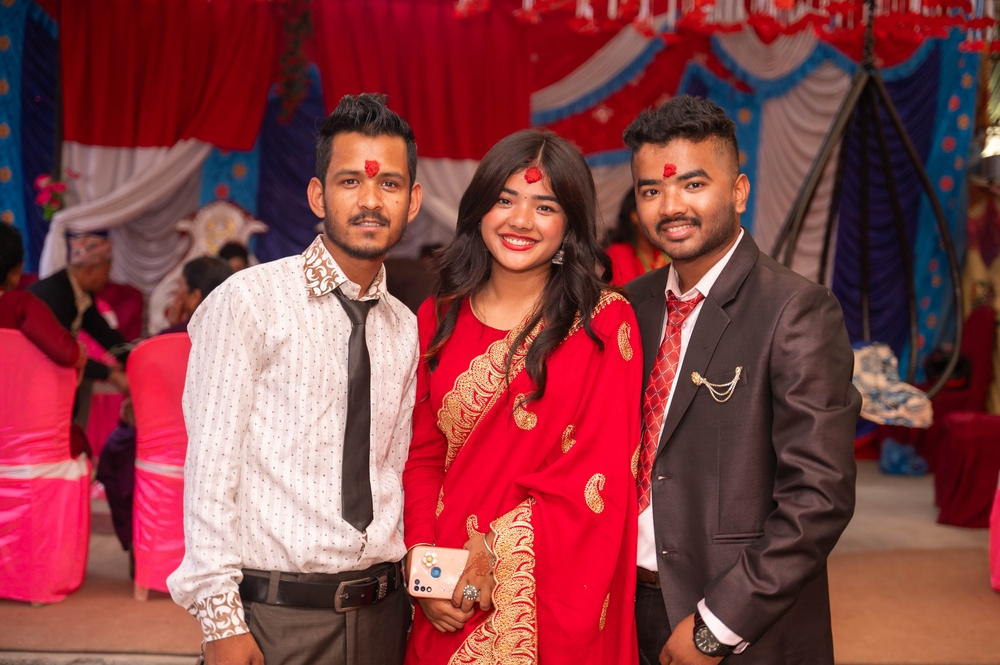
#> input picture OpenCV/training_images/Aakriti/DSC_2790.jpg, 1000 x 665 px, shrunk from 6048 x 4024 before the run, found by its file name
$ python project.py
#> lines starting #> are read from the running program, lines starting #| are printed output that depends on the picture; after the words box and inside, x2 and y2 are one past the last pixel; in counts of white or black regions, pixels touching at a corner belong together
import cv2
import numpy as np
import os

# Load Haar Cascade face detector
face_cascade = cv2.CascadeClassifier(cv2.data.haarcascades + "haarcascade_frontalface_default.xml")

# Initialize the recognizer
recognizer = cv2.face.LBPHFaceRecognizer_create()

# Path to training data folder
dataset_path = r"OpenCV\training_images"

# Empty lists to store faces and their corresponding labels
faces = []
labels = []

# Dictionary to map labels to person names (used for display)
label_to_name = {}

# Label counter starting from 0
current_label = 0

# Loop over each folder inside 'training_data'
for person_name in os.listdir(dataset_path):
    person_folder = os.path.join(dataset_path, person_name)


    if not os.path.isdir(person_folder):
        continue

    label_to_name[current_label] = person_name

    # Loop over images inside that person's folder
    for image_name in os.listdir(person_folder):
        image_path = os.path.join(person_folder, image_name)

        # Read image in grayscale
        image = cv2.imread(image_path, cv2.IMREAD_GRAYSCALE)
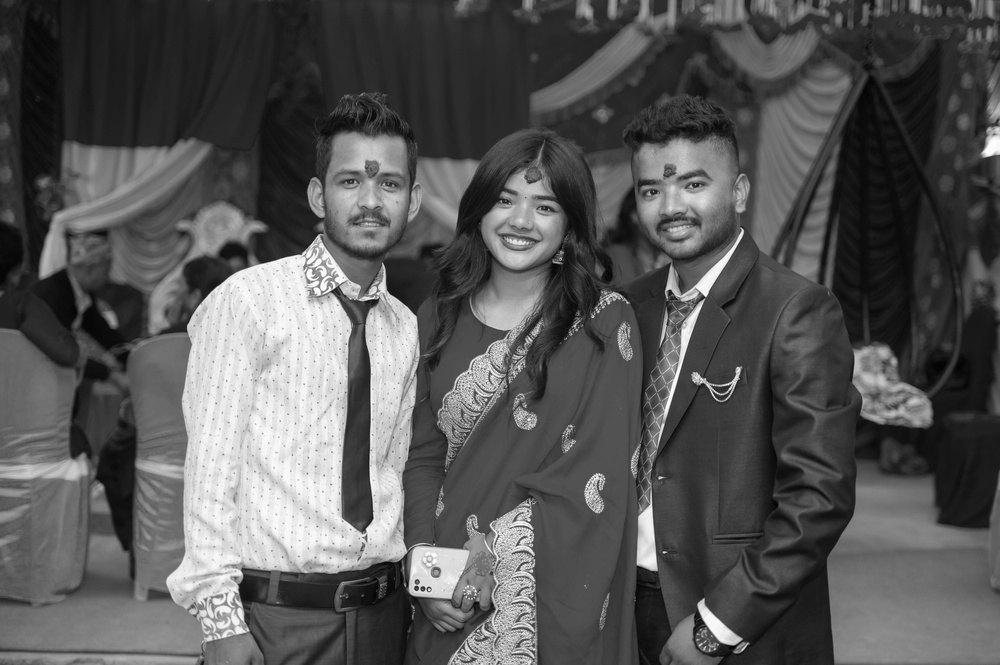
#> image: shape (665, 1000); min 2, max 255, mean 86.5

        if image is None:
            continue  # Skip if image can't be loaded

        # Detect face in the image
        faces_rect = face_cascade.detectMultiScale(image, scaleFactor=1.1, minNeighbors=5)
#> faces_rect = [[801, 58, 55, 55], [475, 169, 97, 97], [308, 136, 120, 120], [618, 141, 116, 116]]

        for (x, y, w, h) in faces_rect:
            # Crop and resize the face
            face_roi = image[y:y+h, x:x+w]
            face_resized = cv2.resize(face_roi, (200, 200))

            # Store the face and its label
            faces.append(face_resized)
            labels.append(current_label)
#> this loop made 4 passes
#> pass 2, `face_roi = image[y:y+h, x:x+w]`:
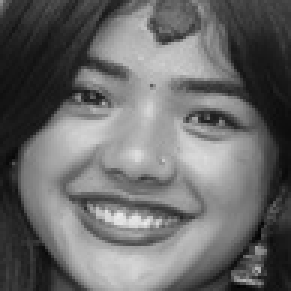
#> face_roi: shape (97, 97) (shown 3 times larger); min 2, max 234, mean 105.4
#> after the loop:
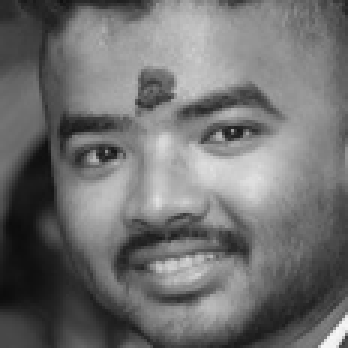
#> face_roi: shape (116, 116) (shown 3 times larger); min 12, max 247, mean 111.8
#> after the loop, faces = 4 items; labels = [0, 0, 0, 0]

    current_label += 1
#> pass 2 of the loop `for person_name in os.listdir(dataset_path):`:
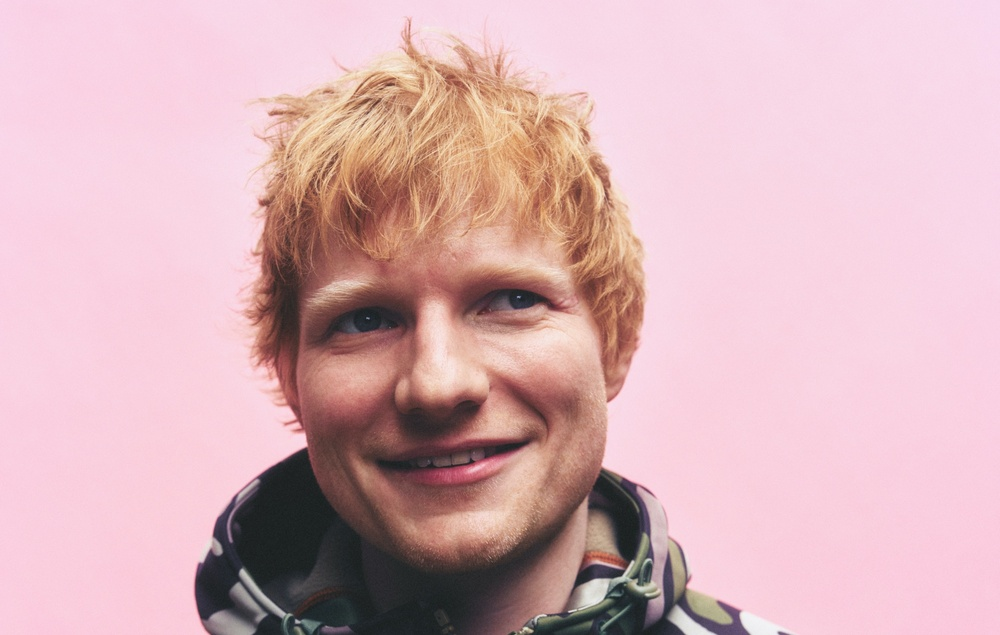
#> input picture OpenCV/training_images/Ed_Sheeran/DE6.jpg, 1000 x 635 px, shrunk from 2000 x 1270 before the run, found by its file name
#> `image = cv2.imread(image_path, cv2.IMREAD_GRAYSCALE)`:
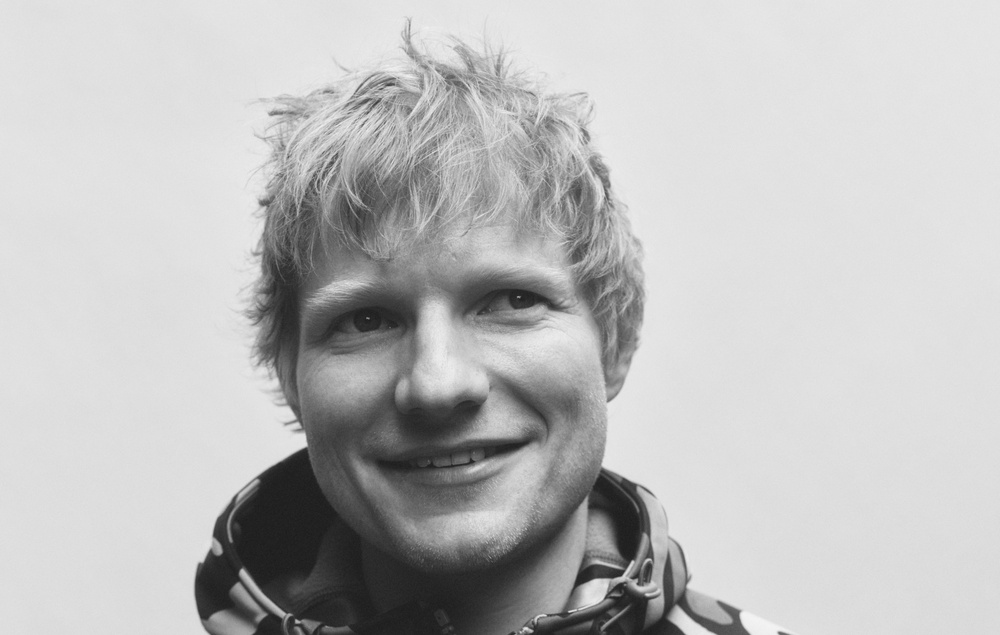
#> image: shape (635, 1000); min 27, max 243, mean 189.9
#> `faces_rect = face_cascade.detectMultiScale(image, scaleFactor=1.1, min..`: faces_rect = [[241, 162, 388, 388]]
#> the loop `for (x, y, w, h) in faces_rect:` made 1 pass
#> pass 1, `face_roi = image[y:y+h, x:x+w]`:
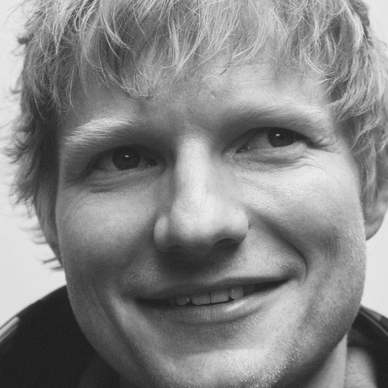
#> face_roi: shape (388, 388); min 27, max 238, mean 133.3
#> after the loop `for (x, y, w, h) in faces_rect:`: faces = 5 items; labels = [0, 0, 0, 0, 1]
#> current_label = 2

# Convert lists to numpy arrays
faces = np.array(faces)
labels = np.array(labels)

# Train the recognizer
recognizer.train(faces, labels)
print("Training complete!")

# Start webcam capture
cap = cv2.VideoCapture(0)

while True:
    ret, frame = cap.read()
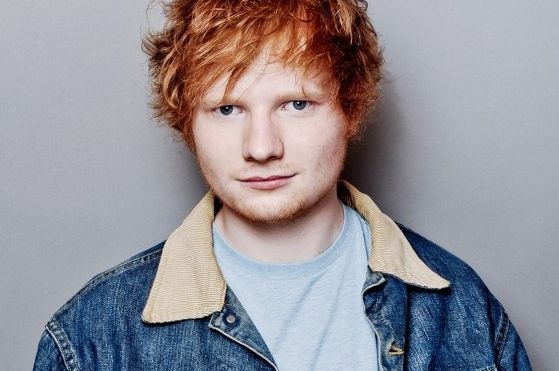
#> input picture OpenCV/training_images/Ed_Sheeran/ED11.jpg, 559 x 371 px, given in place of the camera
#> frame is the input picture: shape (371, 559, 3); mean B, G, R 152, 145.2, 148.7
    if not ret:
        break

    # Convert the frame to grayscale
    gray = cv2.cvtColor(frame, cv2.COLOR_BGR2GRAY)
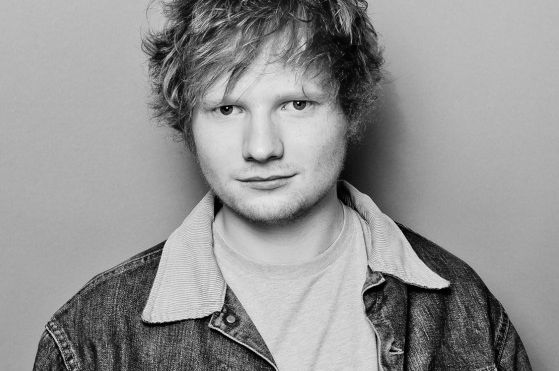
#> gray: shape (371, 559); min 0, max 237, mean 147.1

    # Detect faces
    faces_rect = face_cascade.detectMultiScale(gray, scaleFactor=1.1, minNeighbors=5)
#> faces_rect = [[177, 39, 177, 177]]

    for (x, y, w, h) in faces_rect:
        # Crop and resize face
        face_roi = gray[y:y+h, x:x+w]
        face_resized = cv2.resize(face_roi, (200, 200))

        # Predict the label and confidence
        label, confidence = recognizer.predict(face_resized)

        # Map label to name
        person_name = label_to_name[label]

        # Color bounding box based on confidence
        if confidence >= 40:
            cv2.rectangle(frame, (x, y), (x+w, y+h), (0, 255, 0), 2)  # Green
            text = f"{person_name} ({round(confidence, 2)})"
            if person_name == "authorized_user_name":  # Replace with the authorized name
                print("Access Granted")
        else:
            cv2.rectangle(frame, (x, y), (x+w, y+h), (0, 0, 255), 2)  # Red
            text = f"Unknown ({round(confidence, 2)})"

        # Display name and confidence on the frame
        cv2.putText(frame, text, (x, y - 10), cv2.FONT_HERSHEY_SIMPLEX, 0.7, (0, 255, 0), 2)
#> this loop made 1 pass
#> (x, y, w, h, label, confidence, person_name, text) on pass 1: (177, 39, 177, 177, 1, 18.21, 'Ed_Sheeran', 'Unknown (18.21)')
#> pass 1, `face_resized = cv2.resize(face_roi, (200, 200))`:
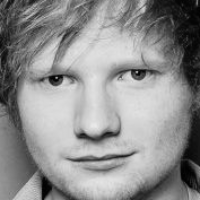
#> face_resized: shape (200, 200); min 1, max 234, mean 142.3
#> after the loop:
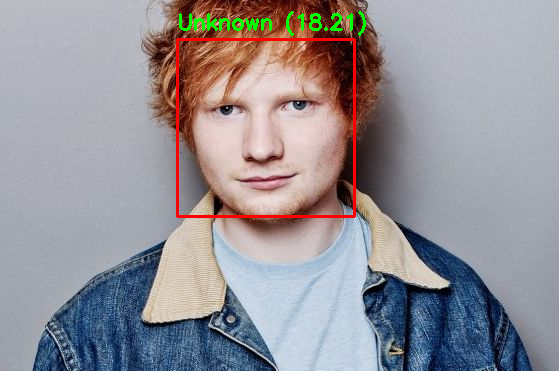
#> frame: shape (371, 559, 3); 1.61% of pixels changed, all inside (x1, y1, x2, y2) = (176, 11, 366, 218)


    cv2.imshow("Face Recognition", frame)


    if cv2.waitKey(1) & 0xFF == ord('q'):
#> (key q is pressed here)
        break


cap.release()
cv2.destroyAllWindows()
